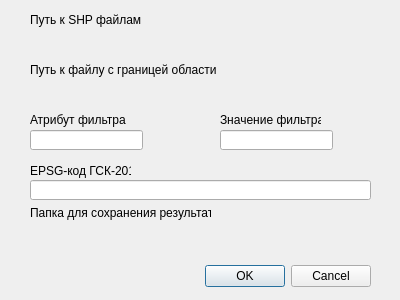
<?xml version="1.0" encoding="UTF-8"?>
<ui version="4.0">
 <class>ClipReprojectDialogBase</class>
 <widget class="QDialog" name="ClipReprojectDialogBase">
  <property name="geometry">
   <rect>
    <x>0</x>
    <y>0</y>
    <width>400</width>
    <height>300</height>
   </rect>
  </property>
  <property name="windowTitle">
   <string>Clip Reproject</string>
  </property>
  <widget class="QDialogButtonBox" name="button_box">
   <property name="geometry">
    <rect>
     <x>30</x>
     <y>260</y>
     <width>341</width>
     <height>32</height>
    </rect>
   </property>
   <property name="orientation">
    <enum>Qt::Horizontal</enum>
   </property>
   <property name="standardButtons">
    <set>QDialogButtonBox::Cancel|QDialogButtonBox::Ok</set>
   </property>
  </widget>
  <widget class="QLabel" name="label">
   <property name="geometry">
    <rect>
     <x>30</x>
     <y>10</y>
     <width>111</width>
     <height>20</height>
    </rect>
   </property>
   <property name="text">
    <string>Путь к SHP файлам</string>
   </property>
  </widget>
  <widget class="QgsFileWidget" name="osm_path">
   <property name="geometry">
    <rect>
     <x>30</x>
     <y>30</y>
     <width>331</width>
     <height>27</height>
    </rect>
   </property>
   <property name="storageMode">
    <enum>QgsFileWidget::GetDirectory</enum>
   </property>
  </widget>
  <widget class="QLabel" name="label_2">
   <property name="geometry">
    <rect>
     <x>30</x>
     <y>60</y>
     <width>191</width>
     <height>20</height>
    </rect>
   </property>
   <property name="text">
    <string>Путь к файлу с границей области</string>
   </property>
  </widget>
  <widget class="QgsFileWidget" name="adm_shp">
   <property name="geometry">
    <rect>
     <x>30</x>
     <y>80</y>
     <width>331</width>
     <height>27</height>
    </rect>
   </property>
   <property name="filter">
    <string>Shapefile (*.shp)</string>
   </property>
  </widget>
  <widget class="QLabel" name="label_3">
   <property name="geometry">
    <rect>
     <x>30</x>
     <y>110</y>
     <width>101</width>
     <height>20</height>
    </rect>
   </property>
   <property name="text">
    <string>Атрибут фильтра</string>
   </property>
  </widget>
  <widget class="QLineEdit" name="field_name">
   <property name="geometry">
    <rect>
     <x>30</x>
     <y>130</y>
     <width>113</width>
     <height>20</height>
    </rect>
   </property>
  </widget>
  <widget class="QLabel" name="label_4">
   <property name="geometry">
    <rect>
     <x>220</x>
     <y>110</y>
     <width>101</width>
     <height>20</height>
    </rect>
   </property>
   <property name="text">
    <string>Значение фильтра</string>
   </property>
  </widget>
  <widget class="QLineEdit" name="field_value">
   <property name="geometry">
    <rect>
     <x>220</x>
     <y>130</y>
     <width>113</width>
     <height>20</height>
    </rect>
   </property>
  </widget>
  <widget class="QLabel" name="label_5">
   <property name="geometry">
    <rect>
     <x>30</x>
     <y>160</y>
     <width>101</width>
     <height>21</height>
    </rect>
   </property>
   <property name="text">
    <string>EPSG-код ГСК-2011</string>
   </property>
  </widget>
  <widget class="QLineEdit" name="epsg_code">
   <property name="geometry">
    <rect>
     <x>30</x>
     <y>180</y>
     <width>341</width>
     <height>20</height>
    </rect>
   </property>
  </widget>
  <widget class="QLabel" name="label_6">
   <property name="geometry">
    <rect>
     <x>30</x>
     <y>203</y>
     <width>181</width>
     <height>20</height>
    </rect>
   </property>
   <property name="text">
    <string>Папка для сохранения результата</string>
   </property>
  </widget>
  <widget class="QgsFileWidget" name="result_path">
   <property name="geometry">
    <rect>
     <x>30</x>
     <y>220</y>
     <width>331</width>
     <height>27</height>
    </rect>
   </property>
   <property name="storageMode">
    <enum>QgsFileWidget::GetDirectory</enum>
   </property>
  </widget>
 </widget>
 <customwidgets>
  <customwidget>
   <class>QgsFileWidget</class>
   <extends>QWidget</extends>
   <header>qgsfilewidget.h</header>
  </customwidget>
 </customwidgets>
 <resources/>
 <connections>
  <connection>
   <sender>button_box</sender>
   <signal>accepted()</signal>
   <receiver>ClipReprojectDialogBase</receiver>
   <slot>accept()</slot>
   <hints>
    <hint type="sourcelabel">
     <x>20</x>
     <y>20</y>
    </hint>
    <hint type="destinationlabel">
     <x>20</x>
     <y>20</y>
    </hint>
   </hints>
  </connection>
  <connection>
   <sender>button_box</sender>
   <signal>rejected()</signal>
   <receiver>ClipReprojectDialogBase</receiver>
   <slot>reject()</slot>
   <hints>
    <hint type="sourcelabel">
     <x>20</x>
     <y>20</y>
    </hint>
    <hint type="destinationlabel">
     <x>20</x>
     <y>20</y>
    </hint>
   </hints>
  </connection>
 </connections>
</ui>
